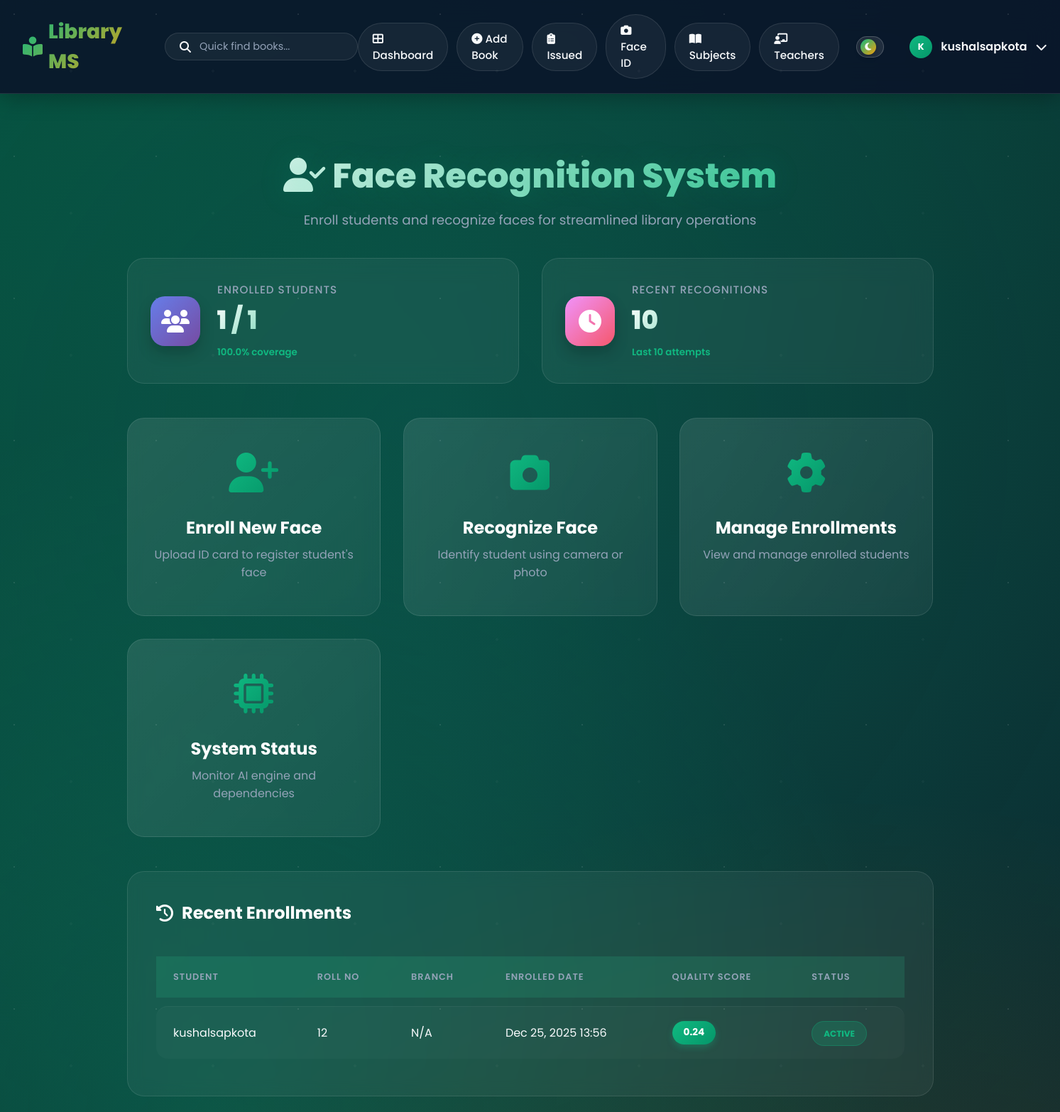
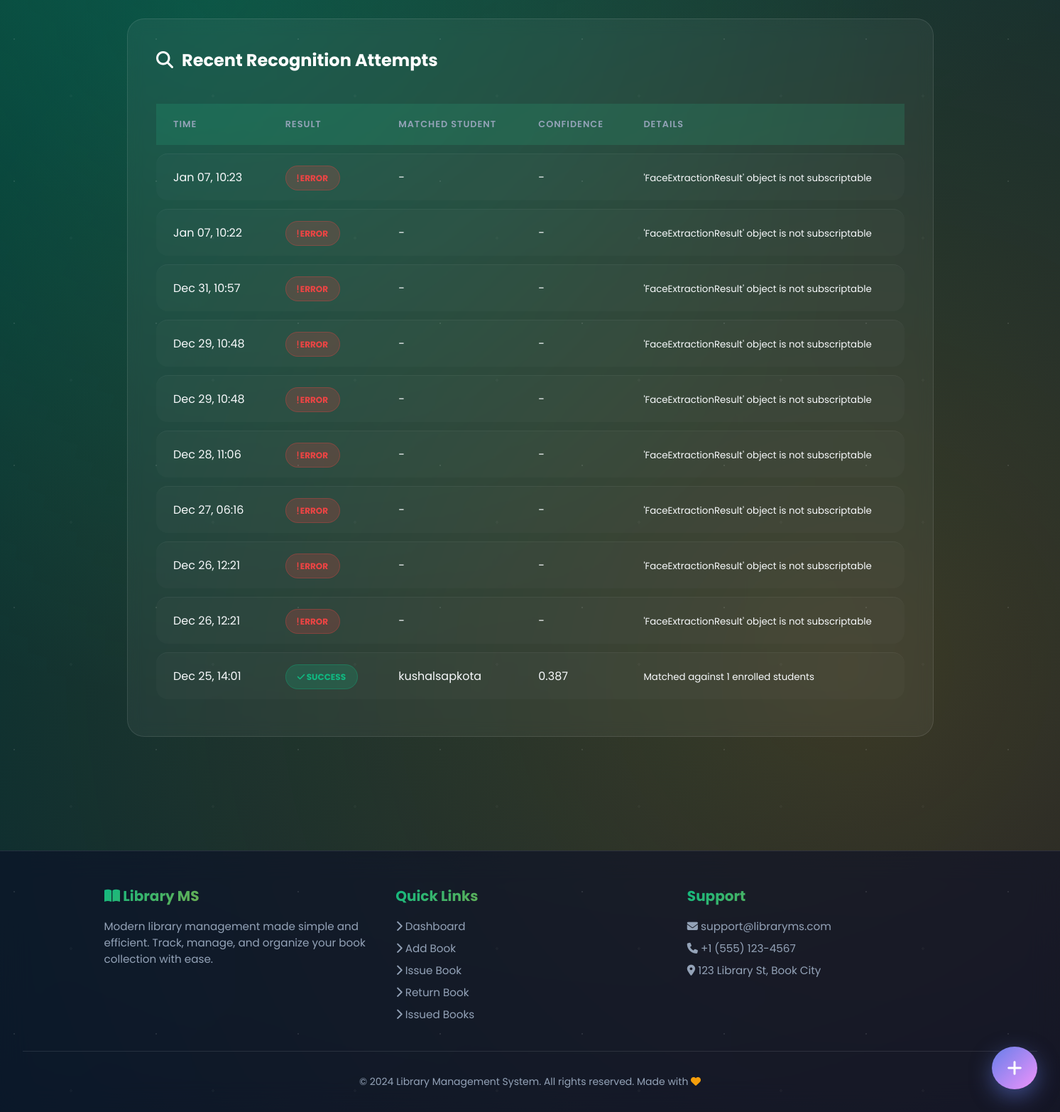
Page /face/dashboard/ (signed in) on the committed database (2 pictures, top to bottom).
### idchartrecognation/models.py (models this page shows, shortened)
class FaceEncoding(models.Model):
    student = models.OneToOneField(Student, on_delete=models.CASCADE, related_name='face_encoding')
    encoding_data = models.BinaryField(help_text='128-dimensional face encoding vector')
    confidence_score = models.FloatField(
        help_text='Quality score of the face encoding (0-1)',
        default=0.0
    )
    enrolled_at = models.DateTimeField(auto_now_add=True)
    updated_at = models.DateTimeField(auto_now=True)
    is_active = models.BooleanField(
        default=True,
        help_text='Active encodings are used for recognition'
    )
    id_card = models.ForeignKey(
        IDCard,
        on_delete=models.SET_NULL,
        null=True,
        blank=True,
        related_name='face_encodings',
        help_text='Source ID card for this encoding'
    )
    class Meta:
        ordering = ['-enrolled_at']
        verbose_name = "Face Encoding"
        verbose_name_plural = "Face Encodings"
        indexes = [
            models.Index(fields=['student', 'is_active']),
        ]

class RecognitionLog(models.Model):
    RESULT_CHOICES = [
        ('success', 'Success'),
        ('no_match', 'No Match Found'),
        ('no_face', 'No Face Detected'),
        ('multiple_faces', 'Multiple Faces Detected'),
        ('poor_quality', 'Poor Quality Image'),
        ('error', 'Error'),
    ]
    image = models.ImageField(upload_to='recognition_logs/', null=True, blank=True)
    result = models.CharField(max_length=20, choices=RESULT_CHOICES)
    matched_student = models.ForeignKey(
        Student,
        on_delete=models.SET_NULL,
        null=True,
        blank=True,
        related_name='recognition_logs'
    )
    confidence = models.FloatField(
        null=True,
        blank=True,
        help_text='Match confidence score (lower is better, < 0.6 is good match)'
    )
    timestamp = models.DateTimeField(auto_now_add=True)
    details = models.TextField(blank=True, help_text='Additional details or error messages')
    class Meta:
        ordering = ['-timestamp']
        verbose_name = "Recognition Log"
        verbose_name_plural = "Recognition Logs"
        indexes = [
            models.Index(fields=['-timestamp']),
            models.Index(fields=['matched_student', '-timestamp']),
        ]

### home/models.py (models this page shows, shortened)
class Student(models.Model):
    MAX_BOOKS_ALLOWED = 5  # Maximum books a student can issue at once
    user = models.OneToOneField(User, on_delete=models.CASCADE)
    classroom = models.CharField(max_length=10, blank=True, default='N/A')
    branch = models.CharField(max_length=10, blank=True, default='N/A')
    roll_no = models.CharField(max_length=3, blank=True)
    phone = models.CharField(
        max_length=10,
        blank=True,
        validators=[RegexValidator(
            regex=r'^\d{10}$',
            message='Phone number must be exactly 10 digits'
        )]
    )
    image = models.ImageField(upload_to="student_images/", blank=True)
    date_joined = models.DateTimeField(auto_now_add=True)
    is_active = models.BooleanField(default=True)
    class Meta:
        ordering = ['user__username']

### idchartrecognation/views.py (the view)
# urls.py: path('dashboard/', views.dashboard, name='dashboard'),
@login_required
def dashboard(request):
    total_enrolled = FaceEncoding.objects.filter(is_active=True).count()
    total_students = Student.objects.filter(is_active=True).count()
    enrollment_percentage = (total_enrolled / total_students * 100) if total_students > 0 else 0
    recent_enrollments = FaceEncoding.objects.filter(
        is_active=True
    ).select_related('student__user').order_by('-enrolled_at')[:10]
    week_ago = timezone.now() - timedelta(days=7)
    recognition_stats = RecognitionLog.objects.filter(
        timestamp__gte=week_ago
    ).values('result').annotate(count=Count('result'))
    recent_recognitions = RecognitionLog.objects.select_related(
        'matched_student__user'
    ).order_by('-timestamp')[:10]
    context = {
        'total_enrolled': total_enrolled,
        'total_students': total_students,
        'enrollment_percentage': enrollment_percentage,
        'recent_enrollments': recent_enrollments,
        'recognition_stats': recognition_stats,
        'recent_recognitions': recent_recognitions,
    }
    return render(request, 'idchartrecognation/dashboard.html', context)

### idchartrecognation/templates/idchartrecognation/dashboard.html (shortened to what this page needs)
{% extends 'base.html' %}
{% block content %}
<div class="page-header">
    <h1><i class="fas fa-user-check"></i> Face Recognition System</h1>
    <p>Enroll students and recognize faces for streamlined library operations</p>
</div>
<div class="stats-grid">
    <div class="stat-card">
        <div class="stat-icon" style="background: linear-gradient(135deg, #667eea 0%, #764ba2 100%);">
            <i class="fas fa-users"></i>
        </div>
        <div class="stat-content">
            <p>Enrolled Students</p>
            <h2>{{ total_enrolled }} / {{ total_students }}</h2>
            <small>{{ enrollment_percentage|floatformat:1 }}% coverage</small>
        </div>
    </div>
    <div class="stat-card">
        <div class="stat-icon" style="background: linear-gradient(135deg, #f093fb 0%, #f5576c 100%);">
            <i class="fas fa-clock"></i>
        </div>
        <div class="stat-content">
            <p>Recent Recognitions</p>
            <h2>{{ recent_recognitions.count }}</h2>
            <small>Last 10 attempts</small>
        </div>
    </div>
</div>
<div class="actions-grid">
    <a href="{% url 'idchartrecognation:enroll_face' %}" class="action-card">
        <i class="fas fa-user-plus"></i>
        <h3>Enroll New Face</h3>
        <p>Upload ID card to register student's face</p>
    </a>
    <a href="{% url 'idchartrecognation:recognize_face' %}" class="action-card">
        <i class="fas fa-camera"></i>
        <h3>Recognize Face</h3>
        <p>Identify student using camera or photo</p>
    </a>
    <a href="{% url 'idchartrecognation:manage_enrollments' %}" class="action-card">
        <i class="fas fa-cog"></i>
        <h3>Manage Enrollments</h3>
        <p>View and manage enrolled students</p>
    </a>
    <a href="{% url 'idchartrecognation:system_status' %}" class="action-card">
        <i class="fas fa-microchip"></i>
        <h3>System Status</h3>
        <p>Monitor AI engine and dependencies</p>
    </a>
</div>
{% if recent_enrollments %}
<div class="section-card">
    <h3><i class="fas fa-history"></i> Recent Enrollments</h3>
    <div class="table-responsive">
        <table class="data-table">
            <thead>
                <tr>
                    <th>Student</th>
                    <th>Roll No</th>
                    <th>Branch</th>
                    <th>Enrolled Date</th>
                    <th>Quality Score</th>
                    <th>Status</th>
                </tr>
            </thead>
            <tbody>
                {% for enrollment in recent_enrollments %}
                <tr>
                    <td>{{ enrollment.student.user.get_full_name|default:enrollment.student.user.username }}</td>
                    <td>{{ enrollment.student.roll_no }}</td>
                    <td>{{ enrollment.student.branch }}</td>
                    <td>{{ enrollment.enrolled_at|date:"M d, Y H:i" }}</td>
                    <td>
                        <div class="quality-badge">
                            {{ enrollment.confidence_score|floatformat:2 }}
                        </div>
                    </td>
                    <td>
                        {% if enrollment.is_active %}
                            <span class="badge badge-success">Active</span>
                        {% else %}
                            <span class="badge badge-secondary">Inactive</span>
                        {% endif %}
                    </td>
                </tr>
                {% endfor %}
            </tbody>
        </table>
    </div>
</div>
{% endif %}
{% if recent_recognitions %}
<div class="section-card">
    <h3><i class="fas fa-search"></i> Recent Recognition Attempts</h3>
    <div class="table-responsive">
        <table class="data-table">
            <thead>
                <tr>
                    <th>Time</th>
                    <th>Result</th>
                    <th>Matched Student</th>
                    <th>Confidence</th>
                    <th>Details</th>
                </tr>
            </thead>
            <tbody>
                {% for log in recent_recognitions %}
                <tr>
                    <td>{{ log.timestamp|date:"M d, H:i" }}</td>
                    <td>
                        {% if log.result == 'success' %}
                            <span class="badge badge-success"><i class="fas fa-check"></i> Success</span>
                        {% elif log.result == 'no_match' %}
                            <span class="badge badge-warning"><i class="fas fa-times"></i> No Match</span>
                        {% else %}
                            <span class="badge badge-danger"> {{ log.result|title }}</span>
                        {% endif %}
                    </td>
                    <td>
                        {% if log.matched_student %}
                            {{ log.matched_student.user.get_full_name|default:log.matched_student.user.username }}
                        {% else %}
                            -
                        {% endif %}
                    </td>
                    <td>
                        {% if log.confidence %}
                            {{ log.confidence|floatformat:3 }}
                        {% else %}
                            -
                        {% endif %}
                    </td>
                    <td><small>{{ log.details|truncatewords:10 }}</small></td>
                </tr>
                {% endfor %}
            </tbody>
        </table>
    </div>
</div>
{% endif %}
{% endblock %}

### home/templates/base.html (shortened to what this page needs)
{% load static %}
<!DOCTYPE html>
<html lang="en">
<head>
    <link rel="stylesheet" href="{% static 'user/style.css' %}">
    <link rel="stylesheet" href="https://cdnjs.cloudflare.com/ajax/libs/font-awesome/6.4.0/css/all.min.css">
</head>
<body>
    <nav class="navbar">
        <div class="navbar-left">
            <a href="{% url 'index' %}" class="navbar-brand">
                <i class="fas fa-book-reader"></i> <span>Library MS</span>
            </a>
            <div class="global-search">
                <i class="fas fa-search"></i>
                <input type="text" id="globalSearchInput" placeholder="Quick find books..." autocomplete="off">
            </div>
        </div>
        <div class="nav-links">
            <a href="{% url 'index' %}" class="{% if request.resolver_match.url_name == 'index' %}active{% endif %}" title="Dashboard">
                <i class="fas fa-th-large"></i> <span>Dashboard</span>
            </a>
            <a href="{% url 'add_book' %}" class="{% if request.resolver_match.url_name == 'add_book' %}active{% endif %}" title="Add Book">
                <i class="fas fa-plus-circle"></i> <span>Add Book</span>
            </a>
            <a href="{% url 'view_issued_books' %}" class="{% if request.resolver_match.url_name == 'view_issued_books' %}active{% endif %}" title="Issued Books">
                <i class="fas fa-clipboard-list"></i> <span>Issued</span>
            </a>
            <a href="{% url 'idchartrecognation:dashboard' %}" class="{% if 'idchartrecognation' in request.resolver_match.namespaces %}active{% endif %}" title="Face Recognition">
                <i class="fas fa-camera"></i> <span>Face ID</span>
            </a>
            <a href="{% url 'subject_list' %}" class="{% if request.resolver_match.url_name == 'subject_list' %}active{% endif %}" title="Subjects">
                <i class="fas fa-book-open"></i> <span>Subjects</span>
            </a>
            <a href="{% url 'teacher_list' %}" class="{% if request.resolver_match.url_name == 'teacher_list' or request.resolver_match.url_name == 'add_teacher' %}active{% endif %}" title="Teachers">
                <i class="fas fa-chalkboard-teacher"></i> <span>Teachers</span>
            </a>
            <div class="theme-toggle" onclick="toggleTheme()" title="Toggle Dark/Light Mode">
                <div class="theme-toggle-slider">
                    <i class="fas fa-moon"></i>
                </div>
            </div>
            {% if user.is_authenticated %}
            <div class="user-menu">
                <button class="user-menu-trigger" onclick="toggleUserMenu()">
                    <div class="user-avatar">
                        {{ user.username|first|upper }}
                    </div>
                    <span class="username">{{ user.username }}</span>
                    <i class="fas fa-chevron-down"></i>
                </button>
            </div>
            {% endif %}
        </div>
    </nav>
    <div class="container">
        {% block content %}
        {% endblock %}
    </div>
    <footer class="site-footer">
        <div class="footer-content">
            <div class="footer-section">
                <h3><i class="fas fa-book-open"></i> Library MS</h3>
                <p>Modern library management made simple and efficient. Track, manage, and organize your book collection with ease.</p>
            </div>
            <div class="footer-section">
                <h3>Quick Links</h3>
                <a href="{% url 'index' %}"><i class="fas fa-chevron-right"></i> Dashboard</a>
                <a href="{% url 'add_book' %}"><i class="fas fa-chevron-right"></i> Add Book</a>
                <a href="{% url 'issue_book' %}"><i class="fas fa-chevron-right"></i> Issue Book</a>
                <a href="{% url 'return_book' %}"><i class="fas fa-chevron-right"></i> Return Book</a>
                <a href="{% url 'view_issued_books' %}"><i class="fas fa-chevron-right"></i> Issued Books</a>
            </div>
            <div class="footer-section">
                <h3>Support</h3>
                <p><i class="fas fa-envelope"></i> support@libraryms.com</p>
                <p><i class="fas fa-phone"></i> +1 (555) 123-4567</p>
                <p><i class="fas fa-map-marker-alt"></i> 123 Library St, Book City</p>
            </div>
        </div>
        <div class="footer-bottom">
            <p>&copy; 2024 Library Management System. All rights reserved. Made with <i class="fas fa-heart" style="color: var(--accent);"></i></p>
        </div>
    </footer>
    <div class="fab-container" id="fabContainer">
        <button class="fab-main ripple" onclick="toggleFAB()" title="Quick Actions">
            <i class="fas fa-plus"></i>
        </button>
    </div>
</body>
</html>

### rows in the picture
FaceEncoding: student.user.get_full_name "kushalsapkota", student.roll_no "12", student.branch "N/A", enrolled_at "Dec 25, 2025 13:56", confidence_score "0.24", is_active "ACTIVE"
RecognitionLog: timestamp "Jan 07, 10:23", result "ERROR", details "'FaceExtractionResult' object is not subscriptable"
RecognitionLog: timestamp "Jan 07, 10:22", result "ERROR", details "'FaceExtractionResult' object is not subscriptable"
RecognitionLog: timestamp "Dec 31, 10:57", result "ERROR", details "'FaceExtractionResult' object is not subscriptable"
RecognitionLog: timestamp "Dec 29, 10:48", result "ERROR", details "'FaceExtractionResult' object is not subscriptable"
RecognitionLog: timestamp "Dec 29, 10:48", result "ERROR", details "'FaceExtractionResult' object is not subscriptable"
RecognitionLog: timestamp "Dec 28, 11:06", result "ERROR", details "'FaceExtractionResult' object is not subscriptable"
RecognitionLog: timestamp "Dec 27, 06:16", result "ERROR", details "'FaceExtractionResult' object is not subscriptable"
RecognitionLog: timestamp "Dec 26, 12:21", result "ERROR", details "'FaceExtractionResult' object is not subscriptable"
RecognitionLog: timestamp "Dec 26, 12:21", result "ERROR", details "'FaceExtractionResult' object is not subscriptable"
RecognitionLog: timestamp "Dec 25, 14:01", result "success" (drawn), matched_student.user.get_full_name "kushalsapkota", confidence "0.387", details "Matched against 1 enrolled students"

### other values in the picture
{{ user.username|first|upper }} "K"
{{ user.username }} "kushalsapkota"
{{ total_enrolled }} "1"
{{ total_students }} "1"
{{ enrollment_percentage|floatformat:1 }} "100.0"
{{ recent_recognitions.count }} "10"
